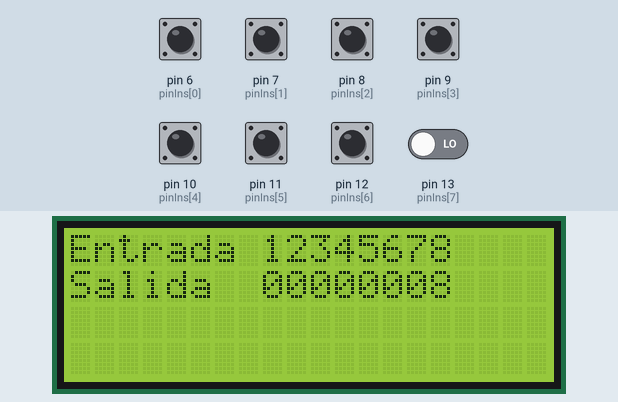
Recording of a sketch running on a simulated Arduino Uno, built with avr-gcc and run on an emulated ATmega328P. Shown: 20×4 character LCD. The inputs (shaded band) are chosen by the test bench; at power-on: pin 6 (pinIns[0]), pin 7 (pinIns[1]), pin 8 (pinIns[2]), pin 9 (pinIns[3]), pin 10 (pinIns[4]), pin 11 (pinIns[5]), pin 12 (pinIns[6]) HIGH, pin 13 (pinIns[7]) LOW. What the sketch prints to the serial monitor is not drawn.

Above: at 1.3 s.
1.4 s: pin 6 (pinIns[0]) pulled LOW for 1.5 s
At 3.5 s:
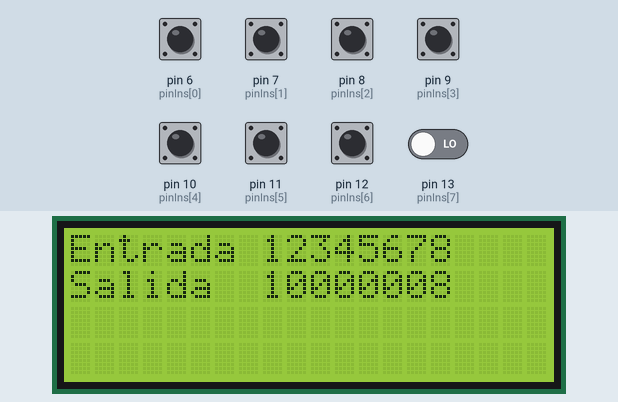
5.5 s: pin 7 (pinIns[1]) pulled LOW for 1.5 s
At 7.3 s:
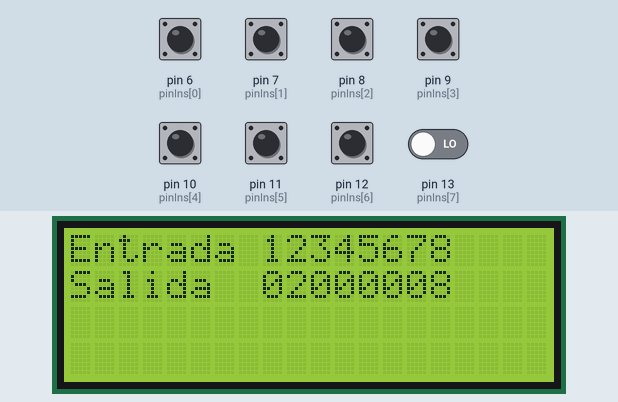
9.2 s: pin 8 (pinIns[2]) pulled LOW for 1.5 s
At 11.2 s:
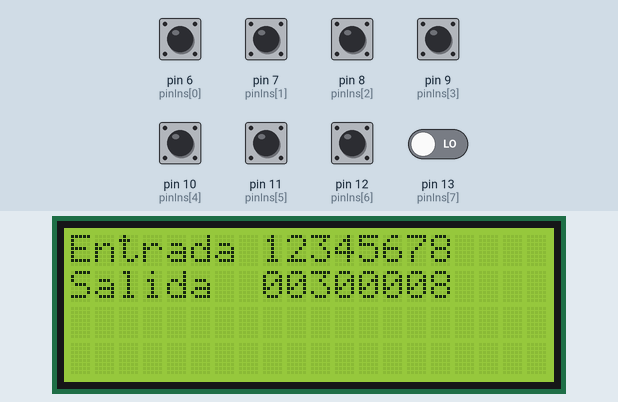
12.9 s: pin 9 (pinIns[3]) pulled LOW for 1.5 s
At 14.9 s:
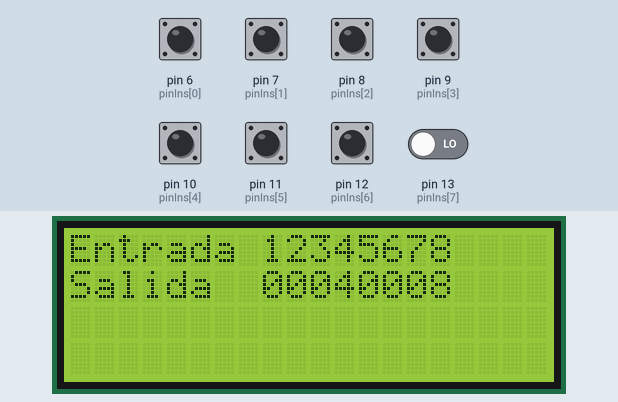
16.6 s: pin 10 (pinIns[4]) pulled LOW for 1.5 s
At 18.6 s:
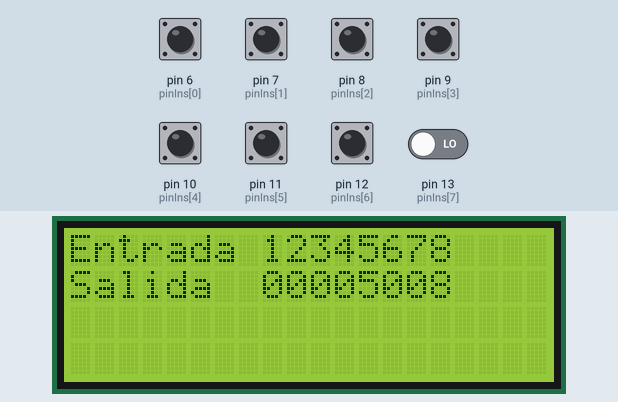
20.3 s: pin 11 (pinIns[5]) pulled LOW for 1.5 s
At 21.6 s:
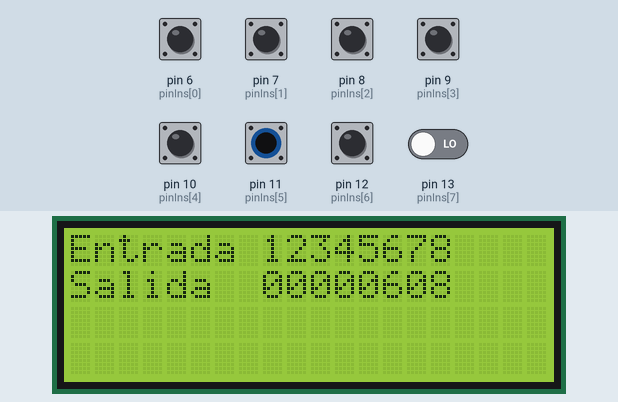
Timing chart, 0 to 23.3 s (numbered marks = the images above; inputs shaded):
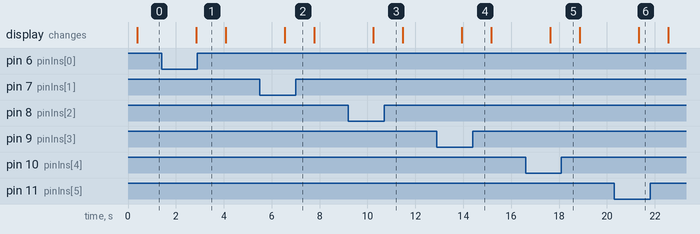

The sketch:

Check.ino
```cpp
// Compatible with the Arduino IDE 1.0
// Library version:1.1

#include <LiquidCrystal_I2C.h>

LiquidCrystal_I2C lcd(0x27, 20, 4); // set the LCD address to 0x27 for a 16 chars and 2 line display
int pinIns [] = {6,7,8,9,10,11,12,13};
int values [] = {0,0,0,0,0,0,0,0};
String result = "";
void setPins(){
  pinMode(0, INPUT);
  pinMode(1, INPUT);
  pinMode(2, INPUT);
  pinMode(3, INPUT);
  //Setting inputs
  Serial.println("Setting pins inputs");
  for(int i = 0; i < 7; i++){
    pinMode(pinIns[i], INPUT_PULLUP);
    Serial.print(String(pinIns[i]) + ", ");
  }
}
void checkIfGrounded(){
  for(int i = 0; i < 8; i++){
    if(digitalRead(pinIns[i])){ //If true then is disconected
      values[i] = 0;
      Serial.println("Disconnected pin " + String(pinIns[i]));
    }
    else{
      Serial.println("Connected pin " + String(pinIns[i]));
      values[i] = i+1;
      //Check cross
      //if(i == 1){
        //pinMode(pinIns[7], INPUT); //In cross the second cable should be the 6th,
        //if(digitalRead(3) == false){ //If there's no current on the 6th, then it's crossing
          //pinMode(pinIns[7], INPUT); //We reset pinmode value
          //We set value for values
          //values[1] = 6;
          //values[5] = 2;
          //}
      //}
    }
  }
  Serial.println("Working");
}


void setup()
{
  Serial.begin(9600);
  setPins();
  lcd.init(); // initialize the lcd
  lcd.init();
  // Print a message to the LCD.
  lcd.backlight();
  lcd.setCursor(0, 0);
  lcd.print("Entrada 12345678");
}

void loop()
{
  checkIfGrounded();
  //Setting result based on values array
  result = "";
  for(int i = 0; i < 8; i++){
   result.concat(String(values[i]));
   Serial.println("Concatening");
  }
  // Print a message to the LCD.
  lcd.setCursor(0, 1);
  lcd.print("Salida  " + result);
  delay(1000);
}
```

Measured:
- after the input at 1.4 s, the display: changes after 1.4 s (image 1)
- after the input at 5.5 s, the display: changes after 1.0 s (image 2)
- after the input at 9.2 s, the display: changes after 1.0 s (image 3)
- after the input at 12.9 s, the display: changes after 1.0 s (image 4)
- after the input at 16.6 s, the display: changes after 1.0 s (image 5)
- after the input at 20.3 s, the display: changes after 1.0 s (image 6)
